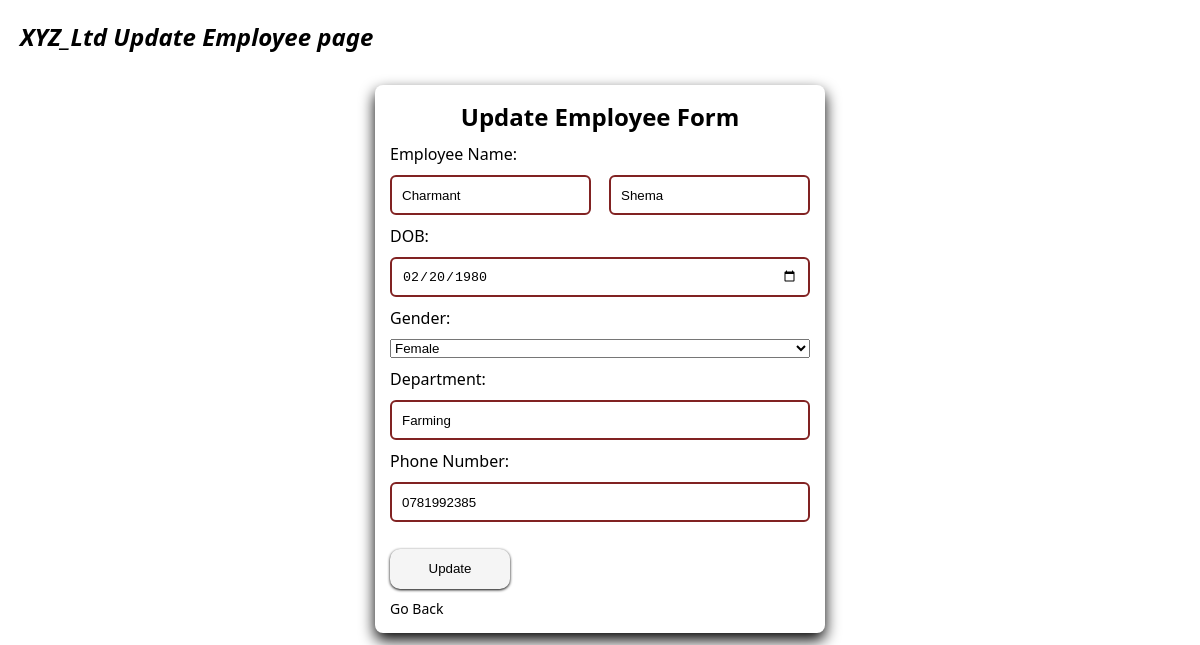
The page /employee/update_employee.php?id=1 (signed in) on the database its author committed.
### tables this page shows
CREATE TABLE `employee` (
  `EmployeeId` int(11) NOT NULL,
  `FirstName` varchar(250) DEFAULT NULL,
  `LastName` varchar(250) NOT NULL,
  `Gender` enum('Male','Female') NOT NULL,
  `DOB` date NOT NULL,
  `PhoneNumber` varchar(250) NOT NULL,
  `Department` varchar(250) NOT NULL
);

### employee/update_employee.php (the view, shortened to what this page needs)
<?php
    include '../connection/connect.php';
    if (isset($_GET['id'])) {
        $id = $_GET['id'];
        $select = mysqli_query($conn,"SELECT * FROM employee WHERE EmployeeId = '$id'");
        $employee = mysqli_fetch_assoc($select);
    }
?>
<!DOCTYPE html>
<html lang="en">
<head>
    <link rel="stylesheet" href="../forms/forms.css">
</head>
<body>
<header>
        <h2>XYZ_Ltd  Update Employee page</h2>
    </header>
    <form action="" method="post">
        <h2>Update Employee Form</h2>
        <label for="adminname">Employee Name:</label>
        <div class="names">
            <input type="text" name="Firstname" value="<?php echo $employee['FirstName']; ?>" placeholder="firstname" id="">
            <input type="text" name="lastname" value="<?php echo $employee['LastName']; ?>" placeholder="lastname" id="">
        </div>
        <label for="dob">DOB:</label>
        <input type="date" name="dob" value="<?php echo $employee['DOB']; ?>" id="dob">
        <label for="gender">Gender:</label>
        <select name="gender" id="gender">
            <option value="Female" <?php echo ($employee['Gender'] == 'Female') ? 'selected' : ''; ?>>Female</option>
        </select>
        <label for="department">Department:</label>
        <input type="text" name="department" value="<?php echo $employee['Department']; ?>" placeholder="Department" id="department">
        <label for="phonenumber">Phone Number:</label>
        <input type="text" name="phonenumber" value="<?php echo $employee['PhoneNumber']; ?>" placeholder="Phone number" id="phonenumber">
        <input type="submit" name="update" value="Update">
        <span onclick="history.back()">Go Back</span>
    </form>
</body>
</html>

### forms/forms.css (style rules this page uses)
* { margin: 0; padding: 0; box-sizing: border-box; }
body { background-color: white; font-family: system-ui, -apple-system, BlinkMacSystemFont, 'Segoe UI', Roboto, Oxygen, Ubuntu, Cantarell, 'Open Sans', 'Helvetica Neue', sans-serif; }

### rows shown on the page
employee: Firstname "Charmant", lastname "Shema", dob "02/20/1980", gender "Female", department "Farming", phonenumber "0781992385"
